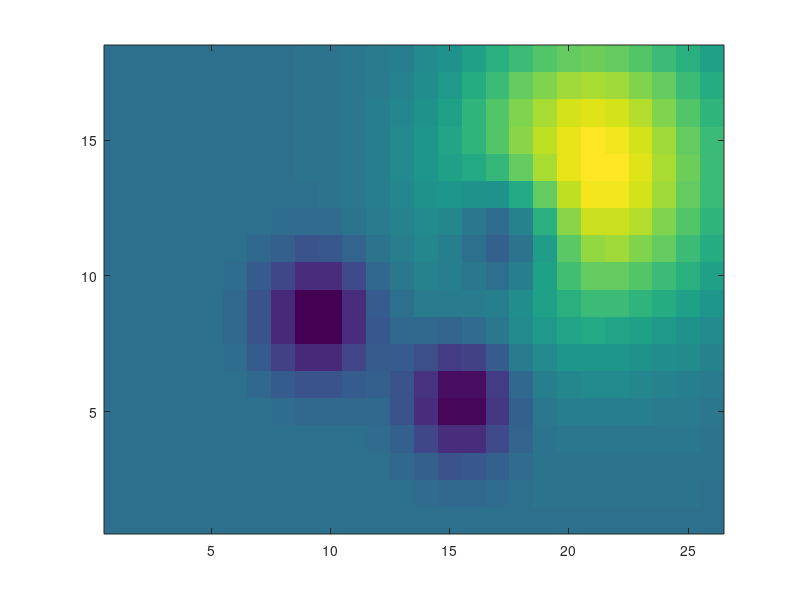

This chart was generated by the following MATLAB code: (Note: this script raises an error after producing the figure.)
%% Potencial ambiental discreto con fuente de humedad y obstáculos grises 2x2
clear; clc; close all;

%% Dominio discreto
Nx = 26;
Ny = 18;

[X,Y] = meshgrid(1:Nx,1:Ny);

%% Fuente de humedad mu(x)
mu = 0.20 ...
    + 0.80*exp(-((X-21).^2 + (Y-14).^2)/35);

mu = (mu - min(mu(:))) ./ (max(mu(:)) - min(mu(:)));

%% Obstáculos discretos 2x2
Obs = zeros(Ny,Nx);

Obs(8:9,9:10)    = 1;   % Obstáculo 1
Obs(5:6,15:16)   = 1;   % Obstáculo 2
Obs(11:12,17:18) = 1;   % Obstáculo 3

%% Campo repulsivo rho(x)
rho = zeros(size(X));

rho = rho + exp(-((X-9.5).^2  + (Y-8.5).^2)/5);
rho = rho + exp(-((X-15.5).^2 + (Y-5.5).^2)/5);
rho = rho + exp(-((X-17.5).^2 + (Y-11.5).^2)/5);

rho = rho ./ max(rho(:));

%% Potencial ambiental Gamma
kappa_mu = 1.2;
kappa_o  = 0.7;

Gamma = kappa_mu*mu - kappa_o*rho;

%% Normalizar Gamma entre 0 y 1
Gamma = (Gamma - min(Gamma(:))) ./ ...
        (max(Gamma(:)) - min(Gamma(:)));

%% Gradiente discreto
[dGdy,dGdx] = gradient(Gamma);

normG = sqrt(dGdx.^2 + dGdy.^2) + 1e-6;

Ux = dGdx ./ normG;
Uy = dGdy ./ normG;

%% Figura única
figure('Color','w','Position',[100 100 900 600]);

imagesc(Gamma);
set(gca,'YDir','normal');
caxis([0 1]);
hold on;

%% Rejilla discreta
for i = 1:Nx
    xline(i,'Color',[0.75 0.75 0.75],'LineWidth',0.3);
end

for j = 1:Ny
    yline(j,'Color',[0.75 0.75 0.75],'LineWidth',0.3);
end

%% Dibujar obstáculos grises
for r = 1:Ny
    for c = 1:Nx
        if Obs(r,c) == 1
            rectangle( ...
                'Position',[c-0.5,r-0.5,1,1], ...
                'FaceColor',[0.50 0.50 0.50], ...
                'EdgeColor',[0.20 0.20 0.20], ...
                'LineWidth',1.1);
        end
    end
end

%% Fuente de humedad
contour(X,Y,mu,[0.75 0.90],'w','LineWidth',2);

text(20.2,14.8,'Fuente de humedad', ...
    'Color','w', ...
    'FontWeight','bold', ...
    'FontSize',11);

%% Flechas direccionales discretas
step = 2;

quiver(X(1:step:end,1:step:end), ...
       Y(1:step:end,1:step:end), ...
       Ux(1:step:end,1:step:end), ...
       Uy(1:step:end,1:step:end), ...
       0.45, ...
       'k', ...
       'LineWidth',1);

%% Etiquetas de obstáculos
text(8.8,9.6,'Obs. 1','Color','k','FontWeight','bold');
text(14.8,6.6,'Obs. 2','Color','k','FontWeight','bold');
text(16.8,12.6,'Obs. 3','Color','k','FontWeight','bold');

%% Presentación
axis equal tight;
xlim([1 Nx]);
ylim([1 Ny]);

xlabel('x');
ylabel('y');

title({'Campo potencial discreto', ...
       '\Gamma(x,k)=\kappa_\mu\hat{\mu}(x,k)-\kappa_o\rho(x,k)'});

cb = colorbar;
ylabel(cb,'Potencial ambiental \Gamma');

colormap parula;
box on;
